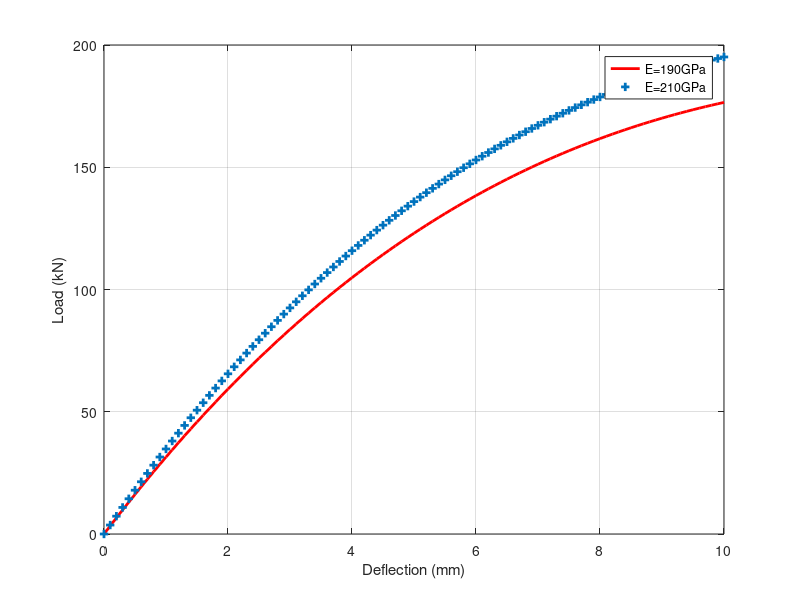
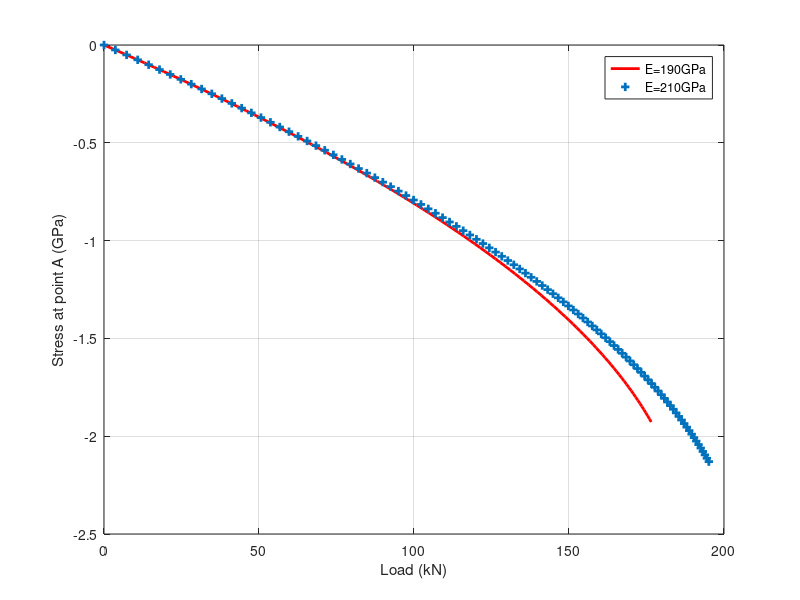
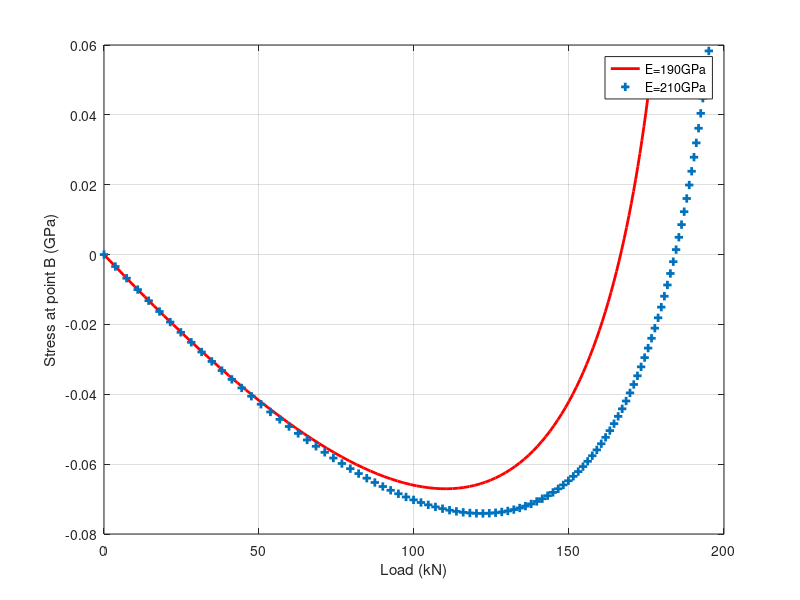

Recreate these plots in MATLAB, in order.
%% Roark's formulas
% Conical disk, or Belleville spring
clear all;
clc
close all;

%% Constants definition
% Disk geometry in mm
t = 12; % thickness
h = 17.8; % cone height
a = 225; % outer radius of the middle surface
b = 114; % inner radius of the middle surface
ab_ratio = a/b;

% Disk mechanical properties
E = [190 210]; % elastic modulus in GPa
nu = 0.3; % Poisson's coefficient

% Constants
% See Dubey et al. 2012
M = (6/(pi*log(ab_ratio)))*((ab_ratio-1)/(ab_ratio))^2;
C1 = (6/(pi*log(ab_ratio)))*(((ab_ratio-1)/(log(ab_ratio)))-1);
C2 = (6/(pi*log(ab_ratio)))*((ab_ratio-1)/2);

%% Load and stresses calculations
delta = 0:0.1:10; % deflection in mm

for ii = 1:length(E)
    % Load in kN
    P(:,ii) = ((E(ii).*delta)./((1-(nu^2)).*(M.*a.^2)).*...
        (((h-delta).*(h-(delta./2)).*t)+(t.^3)))';
    
    %           A
    % /--------/   \--------\
    %/--------/     \--------\
    %        B
    
    % Stress at point A in GPa
    sA(:,ii) = (-E(ii).*delta)./((1-(nu^2)).*(M.*a.^2)).*...
        (C1.*(h-(delta./2))+(C2.*t));
    
    % Stress at point B in GPa
    sB(:,ii) = (-E(ii).*delta)./((1-(nu^2)).*(M.*a.^2)).*...
        (C1.*(h-(delta./2))-(C2.*t));
end
%% Plots
colorPlot = ['r+' 'bx'];

figure;
for ii = 1:length(E)
    h1(ii) = plot(delta, P(:,ii), colorPlot(ii));
    xlabel('Deflection (mm)');
    ylabel('Load (kN)');
    hold on
end
legend(strcat('E=',num2str(E(1)),'GPa'), ...
    strcat('E=',num2str(E(2)),'GPa'));
grid on;

figure;
for ii = 1:length(E)
    h2(ii) = plot(P(:,ii), sA(:,ii), colorPlot(ii));
    xlabel('Load (kN)');
    ylabel('Stress at point A (GPa)');
    hold on
end
legend(strcat('E=',num2str(E(1)),'GPa'), ...
    strcat('E=',num2str(E(2)),'GPa'));
grid on;

figure;
for ii = 1:length(E)
    h3(ii) = plot(P(:,ii), sB(:,ii), colorPlot(ii));
    xlabel('Load (kN)');
    ylabel('Stress at point B (GPa)');
    hold on
end
legend(strcat('E=',num2str(E(1)),'GPa'), ...
    strcat('E=',num2str(E(2)),'GPa'));
grid on;

set([h1, h2, h3], 'Linewidth', 2);